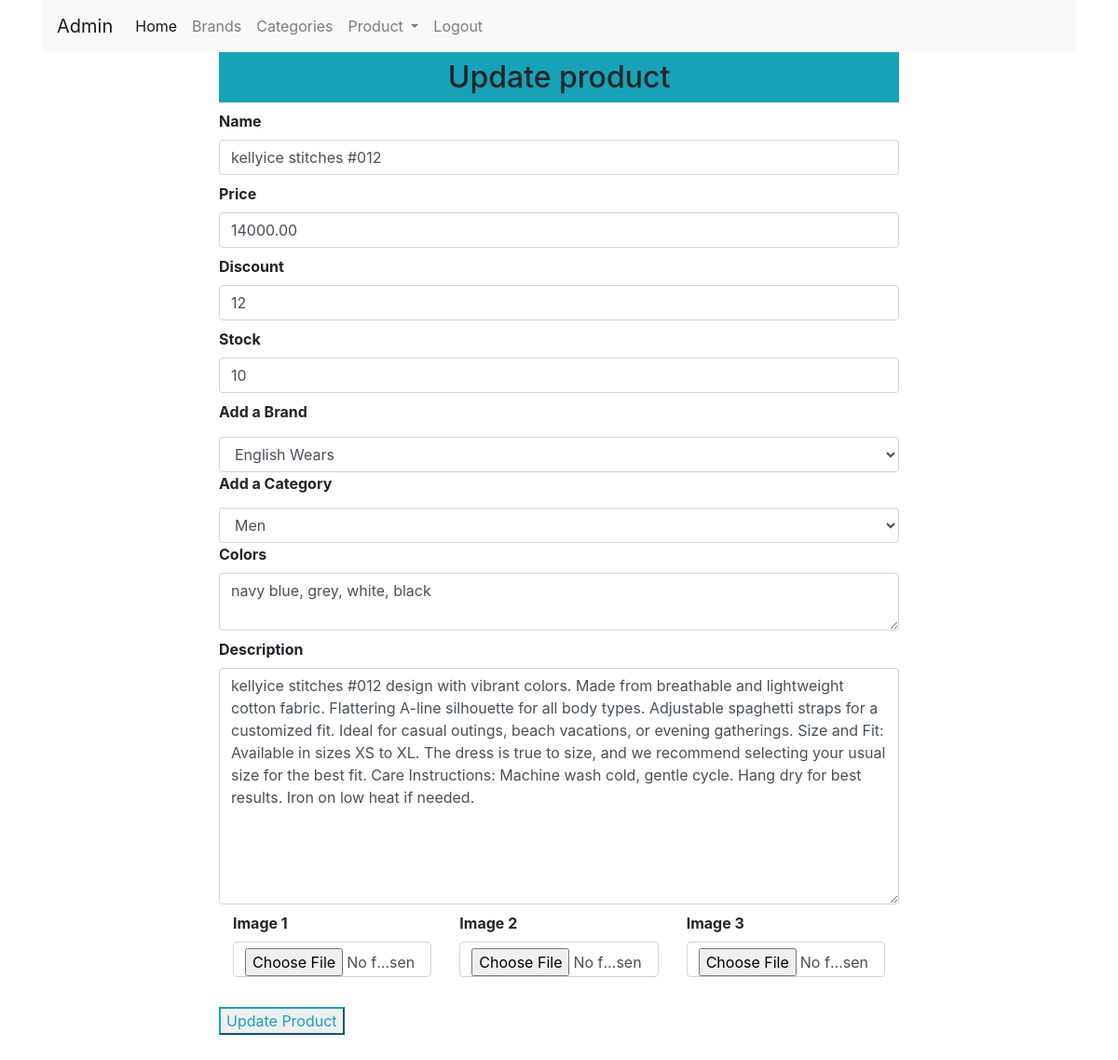
The page /updateproduct/2 on the database its author committed.
### shop/products/models.py (models this page shows, shortened)
class Addproduct(db.Model):
    __searchable__ = ['name', 'colors', 'price']
    id = db.Column(db.Integer, primary_key=True)
    name = db.Column(db.String(80), nullable=False)  # Name of the product (up to 80 characters)
    price = db.Column(db.Numeric(10, 2), nullable=False)  # Price of the product
    discount = db.Column(db.Integer, default=0)  # Discount for the product (default is 0)
    stock = db.Column(db.Integer, nullable=False)  # Quantity in stock
    colors = db.Column(db.String(100), nullable=False)  # Description of product colors
    desc = db.Column(db.Text, nullable=False)  # Description of the product
    pub_date = db.Column(db.DateTime, nullable=False, default=datetime.utcnow)  # Publication date and time
    brand_id = db.Column(db.Integer, db.ForeignKey('brand.id'), nullable=False)
    brand = db.relationship('Brand', backref=db.backref('brands', lazy=True))  # Relationship with the 'Brand' table
    category_id = db.Column(db.Integer, db.ForeignKey('category.id'), nullable=False)
    category = db.relationship('Category', backref=db.backref('post', lazy=True))  # Relationship with the 'Category' table
    image_1 = db.Column(db.String(150), nullable=False, default='image.jpg')
    image_2 = db.Column(db.String(150), nullable=False, default='image.jpg')
    image_3 = db.Column(db.String(150), nullable=False, default='image.jpg')

class Brand(db.Model):
    id = db.Column(db.Integer, primary_key=True)
    name = db.Column(db.String(30), nullable=False, unique=True)  # Name of the brand

class Category(db.Model):
    id = db.Column(db.Integer, primary_key=True)
    name = db.Column(db.String(30), nullable=False, unique=True)  # Name of the category

### shop/products/routes.py (the view, shortened to what this page needs)
@app.route('/updateproduct/<int:id>', methods=['GET', 'POST'])
def updateproduct(id):
    brands = Brand.query.all()
    categories = Category.query.all()
    product = Addproduct.query.get_or_404(id)
    brand = request.form.get('brand')
    category = request.form.get('category')
    form = Addproducts(request.form)
    form.name.data = product.name
    form.price.data = product.price
    form.discount.data = product.discount
    form.discription.data = product.desc
    form.stock.data = product.stock
    form.colors.data = product.colors
    return render_template('products/updateproduct.html', form=form, brands=brands, categories=categories, product=product)

### shop/products/forms.py
class Addproducts(Form):
    name = StringField('Name', [validators.DataRequired()])  # Product name field
    price = DecimalField('Price', [validators.DataRequired()])  # Product price field
    discount = IntegerField('Discount', default=0)  # Product discount field (default is 0)
    stock = IntegerField('Stock', [validators.DataRequired()])  # Product stock (quantity) field
    discription = TextAreaField('Description', [validators.DataRequired()])  # Product description field
    colors = TextAreaField('Colors', [validators.DataRequired()])  # Product colors field
    image_1 = FileField('Image 1', validators=[FileAllowed(['jpg', 'png', 'gif', 'jpeg'], 'Images only, please.')])
    image_2 = FileField('Image 2', validators=[FileAllowed(['jpg', 'png', 'gif', 'jpeg'], 'Images only, please.')])
    image_3 = FileField('Image 3', validators=[FileAllowed(['jpg', 'png', 'gif', 'jpeg'], 'Images only, please.')])

### shop/templates/products/updateproduct.html (shortened to what this page needs)
{% extends "layout.html" %}
{%  block content %}
<div class="container">
    <div class="row">
        <div class="col-md-2"></div>
        <div class="col-md-8">
            <h2 class="text-center bg-info p-2">Update product</h2>
            {% from "_formhelpers.html" import render_field %}
            <form action="" method="POST" enctype="multipart/form-data">
                {{ render_field(form.name, class="form-control", placeholder="Add product name")}}
                {{ render_field(form.price, class="form-control", placeholder="Add product price")}}
                {{ render_field(form.discount, class="form-control", placeholder="Add product discount")}}
                {{ render_field(form.stock, class="form-control", placeholder="Add product stock")}}
                <label for="brand"><h6><strong>Add a Brand</strong></h6></label>
                <select name="brand" id="brand" class="form-control" required>
                    <option value="{{product.brand_id}}">{{product.brand.name}}</option>
                </select>
                <label for="category"><h6><strong>Add a Category</strong></h6></label>
                <select name="category" id="category" class="form-control" required>
                    <option value="{{product.category_id}}">{{product.category.name}}</option>
                </select>
                {{ render_field(form.colors, class="form-control", placeholder="Add product color")}}
                {{ render_field(form.discription, class="form-control", placeholder="Add product detail",
                rows="10")}}
                <div class="container">
                    <div class="row">
                        <div class="col-md-4">{{ render_field(form.image_1, class="form-control")}}</div>
                        <div class="col-md-4">{{ render_field(form.image_2, class="form-control")}}</div>
                        <div class="col-md-4">{{ render_field(form.image_3, class="form-control")}}</div>
                    </div>
                </div>
                <button type="submit" class="btn-outline-info mt-4 mb-5">Update Product</button>
            </form>
        </div>
        <div class="col-md-2"></div>
    </div>
</div>
{% endblock content%}

### shop/templates/_formhelpers.html (shortened to what this page needs)
{% macro render_field(field) %}
    <dt>{{ field.label }}
    <dd>{{ field(**kwargs) |safe }}
    </dd>
{% endmacro %}

### rows shown on the page
Addproduct: name "kellyice stitches #012", price "14000.00", discount "12", stock "10", colors "navy blue, grey, white, black"
Brand: brand "English Wears"
Category: category "Men"

### other values the page prints
{{ field.label }} "Name Price Discount Stock Colors Description Image 1 Image 2 Image 3"
